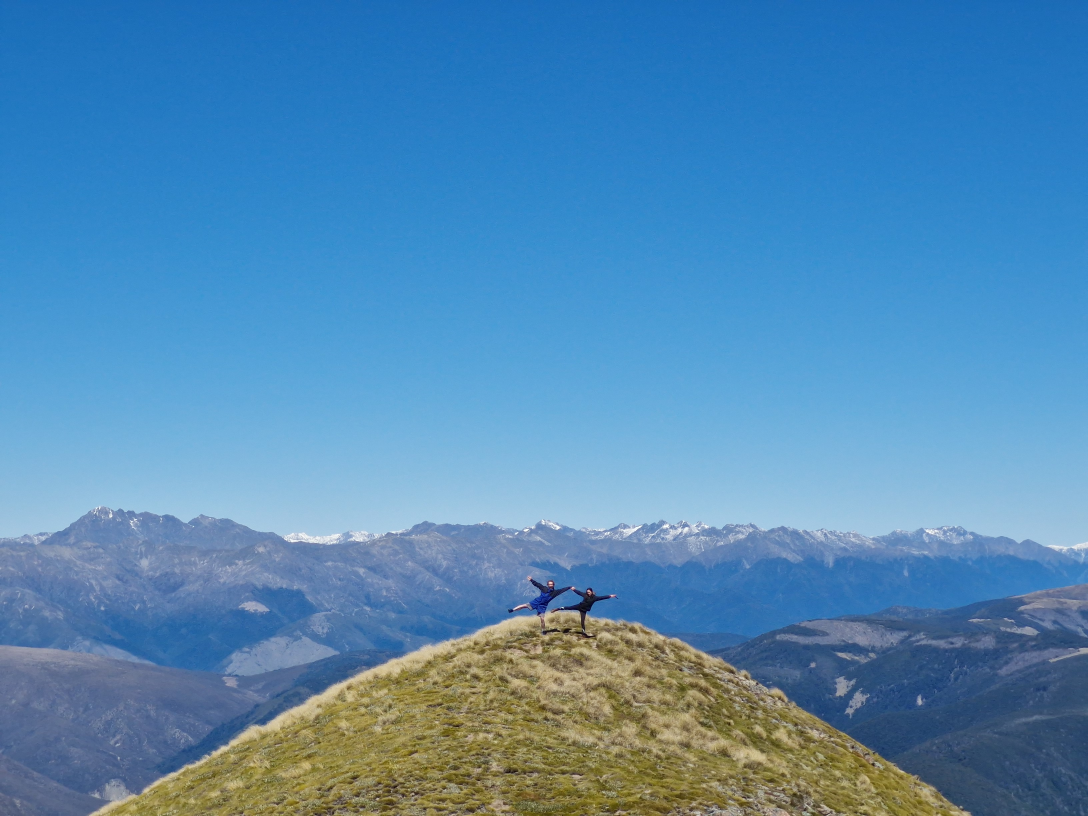
#> input picture Looking south I think with us in it.jpg, 3264 x 2448 px, found by its file name (shown at 1/3 size)
$ python people2.py
#> lines starting #> are read from the running program, lines starting #| are printed output that depends on the picture; after the words box and inside, x2 and y2 are one past the last pixel; in counts of white or black regions, pixels touching at a corner belong together
import cv2, numpy as np
from scipy.ndimage import binary_fill_holes
im=cv2.imread('Looking south I think with us in it.jpg')
#> im is the input picture: shape (2448, 3264, 3); mean B, G, R 180.4, 137.7, 82.4
X0,Y0=1500,1700; c=im[Y0:Y0+220,X0:X0+380].copy(); f=c.astype(np.float32)
B,G,R=f[...,0],f[...,1],f[...,2]
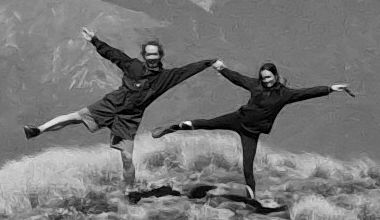
#> G: shape (220, 380) float32; min 0, max 250, mean 117.4
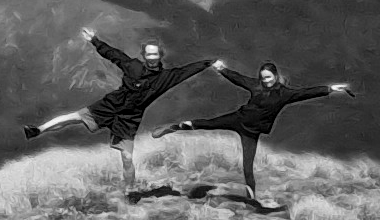
#> R: shape (220, 380) float32; min 0, max 255, mean 96
mask=np.full(c.shape[:2],cv2.GC_PR_BGD,np.uint8)
# definite background: bright hazy blue (mountains/sky) and tussock far from the people
mask[(B-R>55)&(B>175)]=cv2.GC_BGD
# probable foreground: dark clothing, saturated blue jacket, skin
dark=(f.max(2)<85); jacket=(B>140)&(R<75)&(G<110); skin=(R>G)&(G>B)&(R-B>25)&(R>110)
#> after `dark = f.max(2) < 85`:
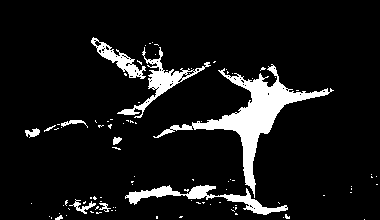
#> dark: shape (220, 380) bool; 9% white; 96 white regions (85 under 20 px), largest, box (x1, y1, x2, y2) and area: (153, 64, 334, 198) 3829, (125, 185, 288, 215) 1231, (117, 47, 211, 118) 1089
#> after `jacket = (B > 140) & (R < 75) & (G < 110)`: jacket: shape (220, 380) bool; 4.8% white in thin lines or dots, all inside (x1, y1, x2, y2) = (0, 0, 380, 160)
#> after `skin = (R > G) & (G > B) & (R - B > 25) & (R > 110)`: skin: shape (220, 380) bool; 25.1% white; 25 white regions (21 under 20 px), largest, box (x1, y1, x2, y2) and area: (0, 134, 288, 220) 14615, (253, 148, 380, 220) 6207, (265, 72, 275, 81) 38, (148, 46, 157, 52) 36
hair=(R>B+5)&(f.max(2)<170)&(R>60)
#> hair: shape (220, 380) bool; 18.1% white; 97 white regions (86 under 20 px), largest, box (x1, y1, x2, y2) and area: (0, 145, 380, 220) 13884, (294, 209, 313, 220) 140, (193, 208, 219, 220) 124
mask[dark|jacket|skin|hair]=cv2.GC_PR_FGD
# definite foreground seeds along every limb (crop coordinates)
limbs=[[(88,32),(105,45),(130,60),(150,62)], [(85,33),(88,32)], [(30,130),(60,125),(95,116),(115,112)],
       [(127,145),(128,170),(130,198)], [(150,55),(155,90),(140,120)],
       [(215,62),(240,75),(265,85)], [(290,90),(320,88),(340,88),(350,93)], [(157,131),(190,125),(230,122),(250,118)],
       [(248,135),(250,165),(250,192)], [(270,75),(262,105),(258,125)],
       [(143,48),(150,41),(158,42),(164,50)], [(262,72),(266,64),(274,62),(282,68),(286,80)], [(284,72),(288,84)]]
for L in limbs: cv2.polylines(mask,[np.array(L)],False,int(cv2.GC_FGD),3)
bg=np.zeros((1,65)); fg=np.zeros((1,65))
cv2.grabCut(c,mask,None,bg,fg,12,cv2.GC_INIT_WITH_MASK)
m=((mask==cv2.GC_FGD)|(mask==cv2.GC_PR_FGD)).astype(np.uint8)
# keep components touching a seed, close small gaps, fill holes
seed=np.zeros_like(m)
for L in limbs: cv2.polylines(seed,[np.array(L)],False,1,3)
n,lab,st,_=cv2.connectedComponentsWithStats(m)
keep=np.isin(lab,[i for i in range(1,n) if (seed[lab==i]).any()]).astype(np.uint8)
keep=cv2.morphologyEx(keep,cv2.MORPH_CLOSE,cv2.getStructuringElement(cv2.MORPH_ELLIPSE,(5,5)))
filled=binary_fill_holes(keep).astype(np.uint8)
hn,hl,hs,_=cv2.connectedComponentsWithStats((filled-keep).astype(np.uint8))
for i in range(1,hn):
    if hs[i,4]<400: keep[hl==i]=1
np.save('people2.npy',np.array([X0,Y0])); np.save('people2_mask.npy',keep)
vis=c.copy(); vis[keep==0]=(vis[keep==0]*0.3).astype(np.uint8)
cv2.imwrite('st/people2.png',cv2.resize(vis,None,fx=3,fy=3,interpolation=cv2.INTER_NEAREST))
print(keep.sum())
# soft matte on the outer band: opacity from how unlike the blue background each pixel is
core=cv2.erode(keep,np.ones((5,5),np.uint8))
band=cv2.dilate(keep,np.ones((3,3),np.uint8)).astype(bool)&~core.astype(bool)
blu=(B-R)
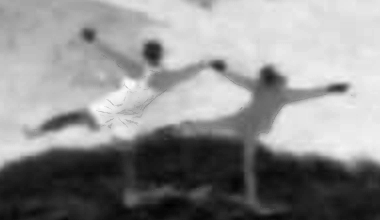
#> blu: shape (220, 380) float32; min -77, max 144, mean 46.2; drawn with min black and max white
alpha=core.astype(np.float32)
a_band=np.clip((62-blu)/34,0,1)*np.clip((215-B)/40+0.4,0,1)
alpha[band]=a_band[band]
sky=((B>180)&(G>135)&(blu>45))|((blu>70)&(G>98)&(G-R>35))
#> sky: shape (220, 380) bool; 45.5% white; 121 white regions (105 under 20 px), largest, box (x1, y1, x2, y2) and area: (82, 0, 380, 162) 24544, (0, 28, 122, 165) 7885, (139, 69, 251, 130) 3566
skys=cv2.GaussianBlur(sky.astype(np.float32),(0,0),1.0)
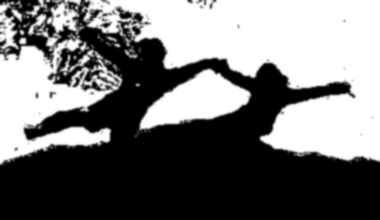
#> skys: shape (220, 380) float32; min 0, max 1, mean 0.455
alpha=alpha*np.clip(1-skys*1.6,0,1)
np.save('people2_alpha.npy',alpha)
vis=(c.astype(np.float32)*alpha[...,None]+np.array([40,40,40])*(1-alpha[...,None])).astype(np.uint8)
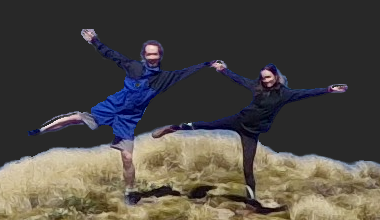
#> vis: shape (220, 380, 3); mean B, G, R 68, 73.2, 77.5
cv2.imwrite('st/people2_matte.png',cv2.resize(vis,None,fx=3,fy=3,interpolation=cv2.INTER_NEAREST)[60:330,380:960])
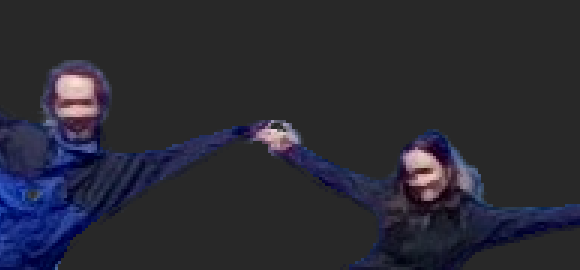
#> saved as people2_matte.png: shape (270, 580, 3); mean B, G, R 51.7, 42, 42.1
